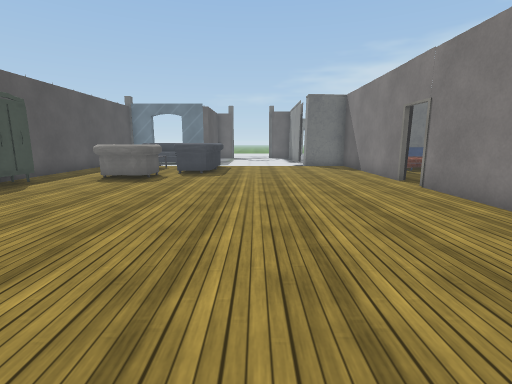
[1] (above)

23 first-person views from a walk through a 3-D level made in the Unity game engine. The camera is 1.3 m above the floor, tilts 10° down and sees 85° across. Doors are open. The floor is counted in squares, 1 m on a side. Each view is taken from the middle of a square. On the plan, view 1 faces up. The plan holds only what a view shows up to about 13 squares ahead; the rest is blank. The place goes on beyond the plan. Some animated figures are left out. Some surface patterns are stand-ins.

[2]
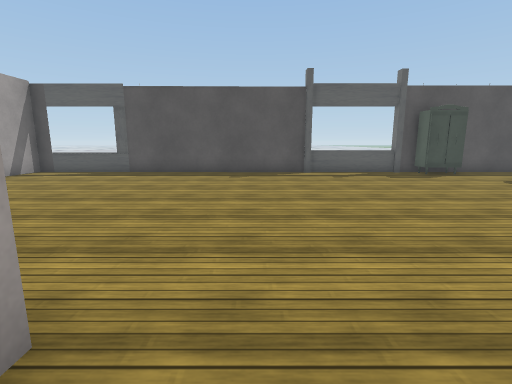

[3]
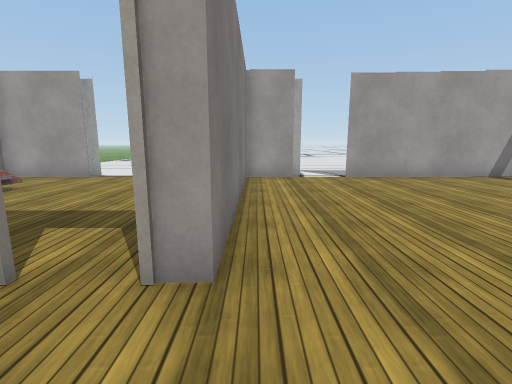

[4]
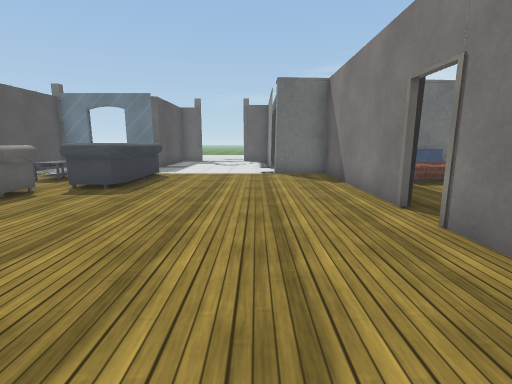

[5]
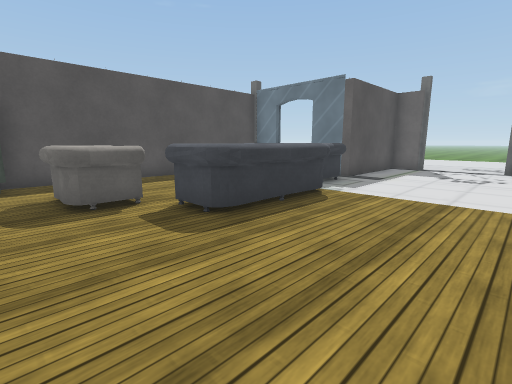

[6]
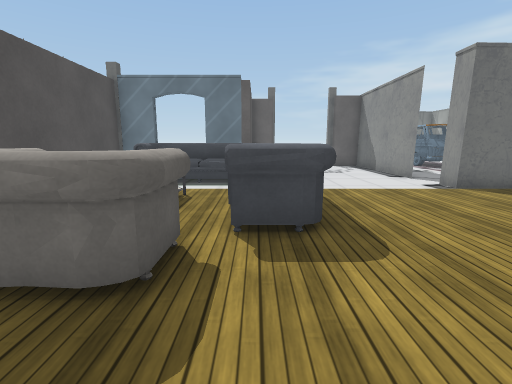

[7]
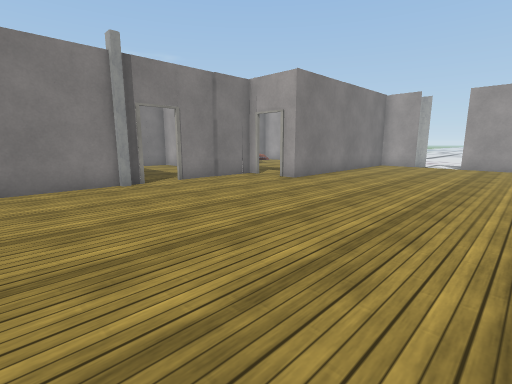

[8]
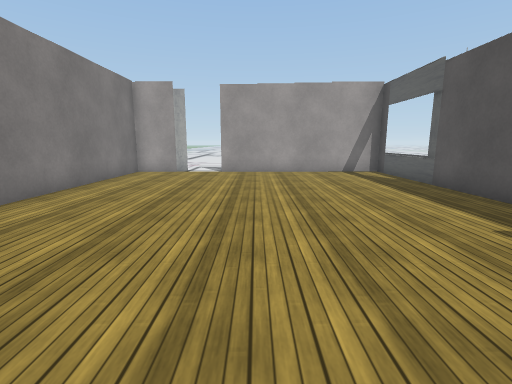

[9]
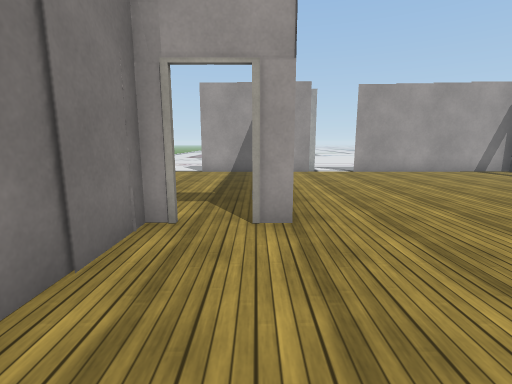

[10]
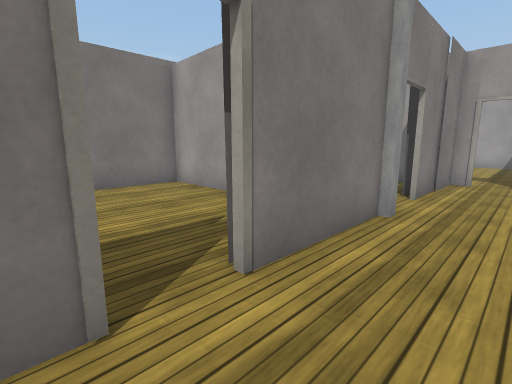

[11]
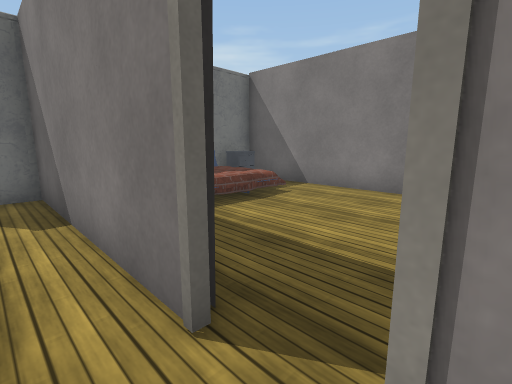

[12]
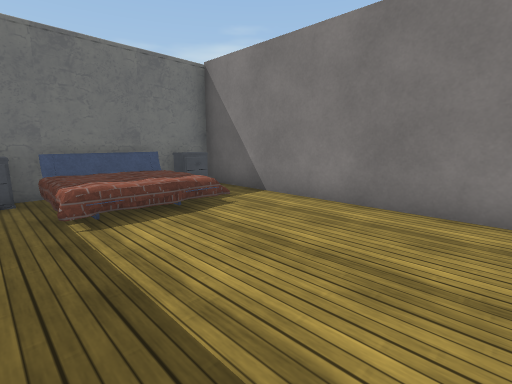

[13]
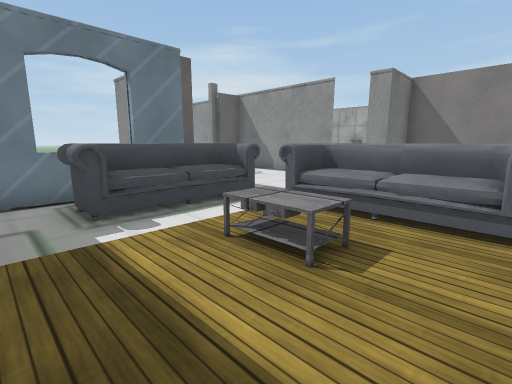

[14]
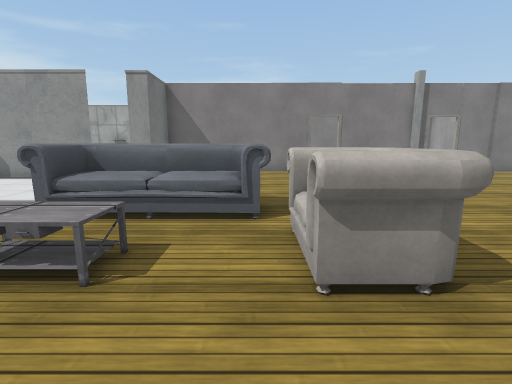

[15]
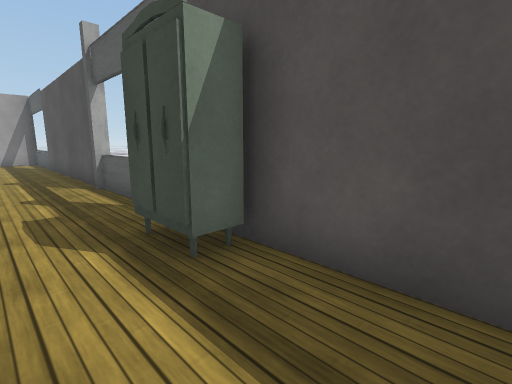

[16]
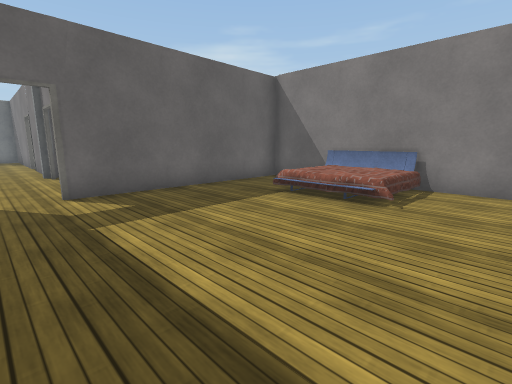

[17]
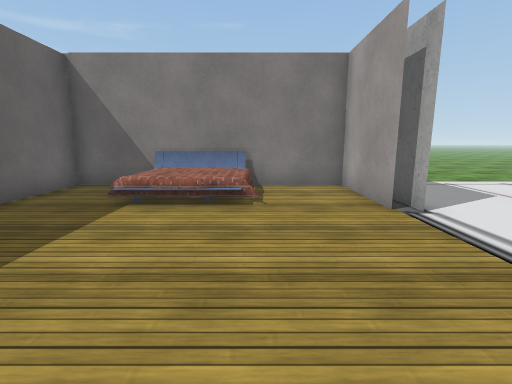

[18]
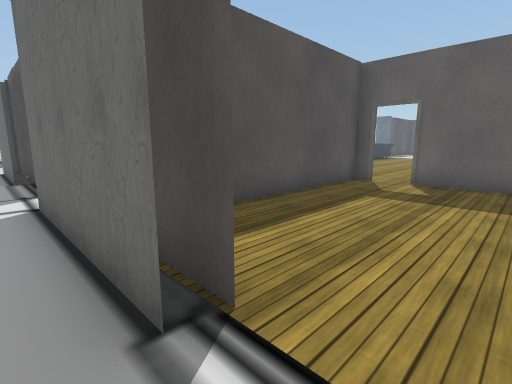

[19]
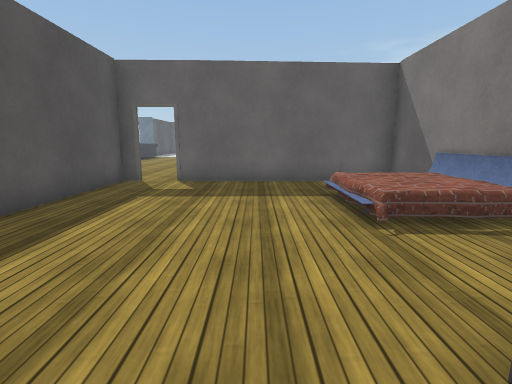

[20]
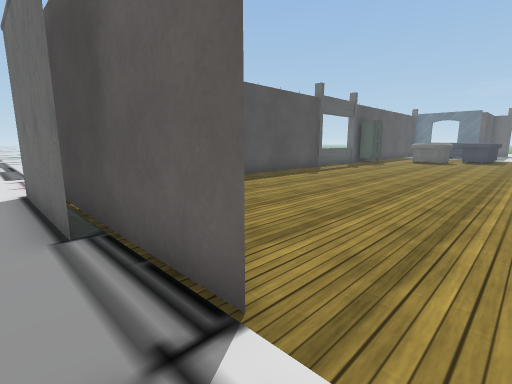

[21]
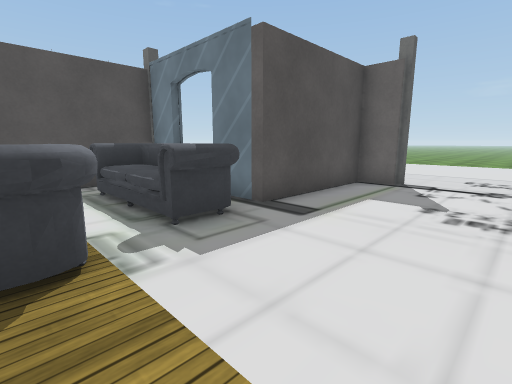

[22]
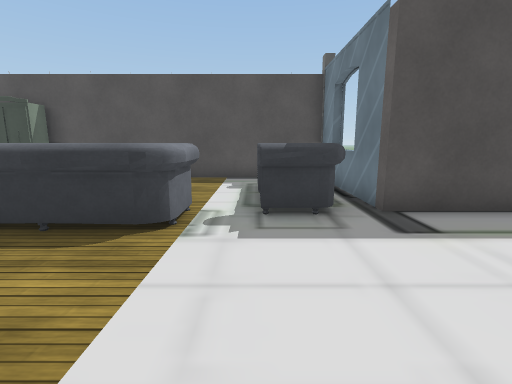

[23]
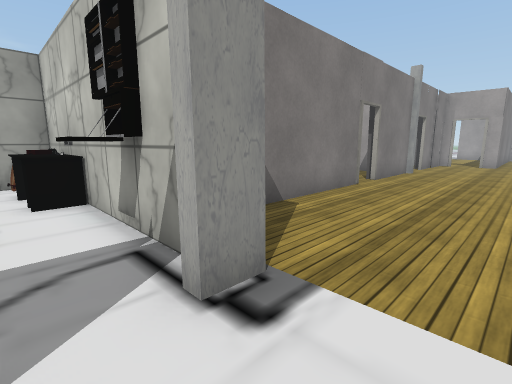

### Floor plan
Key: @ floor where view 1 was taken; # wall or solid block; x gap in a wall; . main floor; : floor 0.5 m higher than the main floor; / step, stairs or slope; D open door; = window, fence, low wall or low ledge; C closet; B bed; T table; L locker; O other object.
Columns run from 14 left of view 1 to 12 right of it. Each row starts with its distance up from view 1.
 22            #.... #
 21            #.....#..
 20       ##=###.....#..
 19      ###OOO......#.
 18      #.OOOOO.............#
 17      #.OOOOO.....x.L..  TO
 16      #.....OO....###C###BO#
 15      #..TT.OO......#C:  CC#
 14      #..TT.OO......#.:://.#
 13      #.....OO......#.:::O.#
 12      #.....OO......#......#
 11      #..OOO........#......#
 10      #..OOO........#......#
  9      #C............D......#
  8      ##............#......#
  7      #.............#......#
  6      =.............#......#
  5      =.............########
  4      =.............D
  3      #.............D
  2      #.............#
  1      #.............#
  0      #........@.#DD########
 -1      #..........#.D.......#
 -2      #..........#.........#
 -3      #..........#....../OO#
 -4      #..........#....../::#
 -5      #..........#....../::#
 -6      =..........#......//.#
 -7      =..........#.........#
 -8      #..........#.........#
 -9 .....########..#####...####
-10    ......................

Where each view was taken, in squares from view 1:
view 1: 0 up, 0 right, facing up
view 2: 1 up, 4 right, facing left
view 3: 2 up, 2 right, facing down
view 4: 4 up, 2 right, facing up
view 5: 9 up, 2 right, facing up-left
view 6: 8 up, 3 left, facing up
view 7: 8 up, 4 left, facing down-right
view 8: 4 up, 3 left, facing down
view 9: 4 up, 3 right, facing down
view 10: 10 up, 3 right, facing down-right
view 11: 8 up, 4 right, facing up-right
view 12: 8 up, 6 right, facing up-right
view 13: 12 up, 8 left, facing up-right
view 14: 12 up, 8 left, facing right
view 15: 12 up, 6 left, facing down-left
view 16: 8 down, 3 right, facing up-right
view 17: 6 down, 3 right, facing right
view 18: 10 down, 7 right, facing up-left
view 19: 10 down, 7 right, facing up
view 20: 10 down, 0 right, facing up-left
view 21: 15 up, 1 right, facing up-left
view 22: 17 up, 2 right, facing left
view 23: 18 up, 1 right, facing down-right
